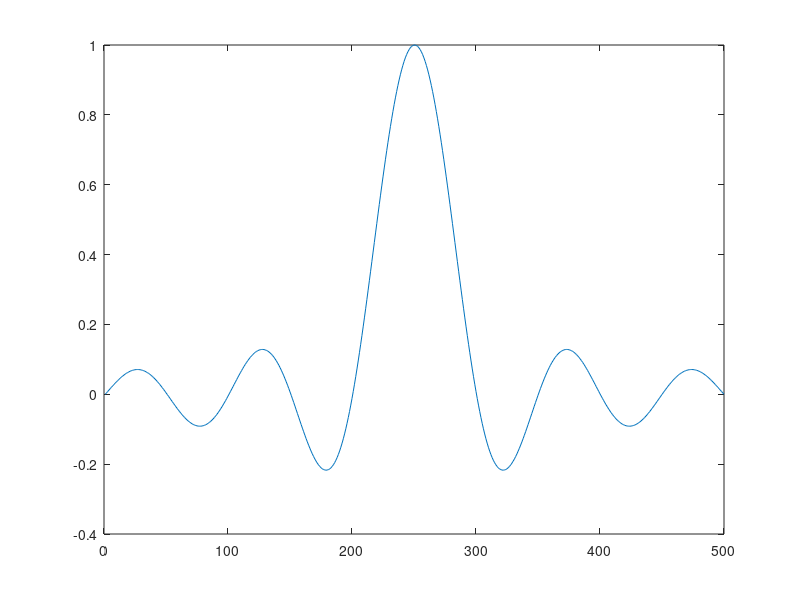
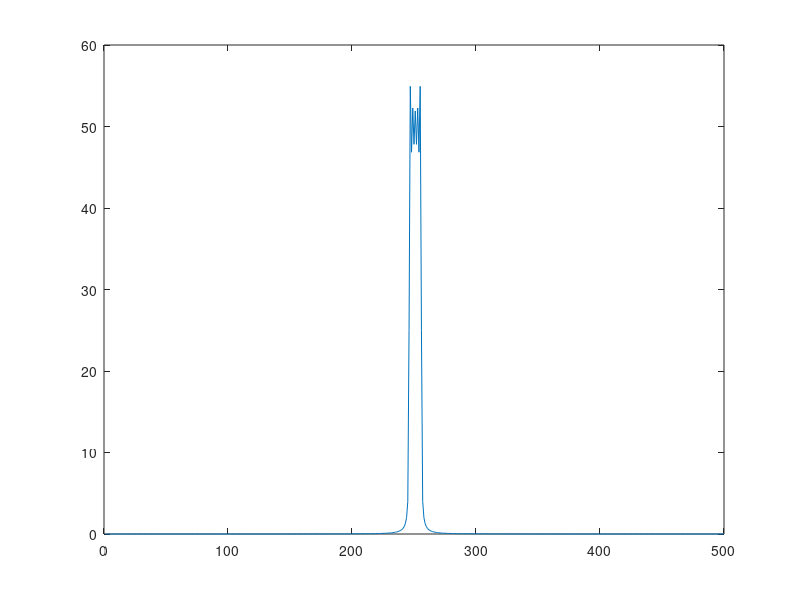

Recreate these plots in MATLAB, in order.
clc
close all
clear all
N=500;
t=linspace(-5,5,N);
x=sinc(t);
plot(x);
X=fft(x,N);
figure;
plot(fftshift(abs(X)));
